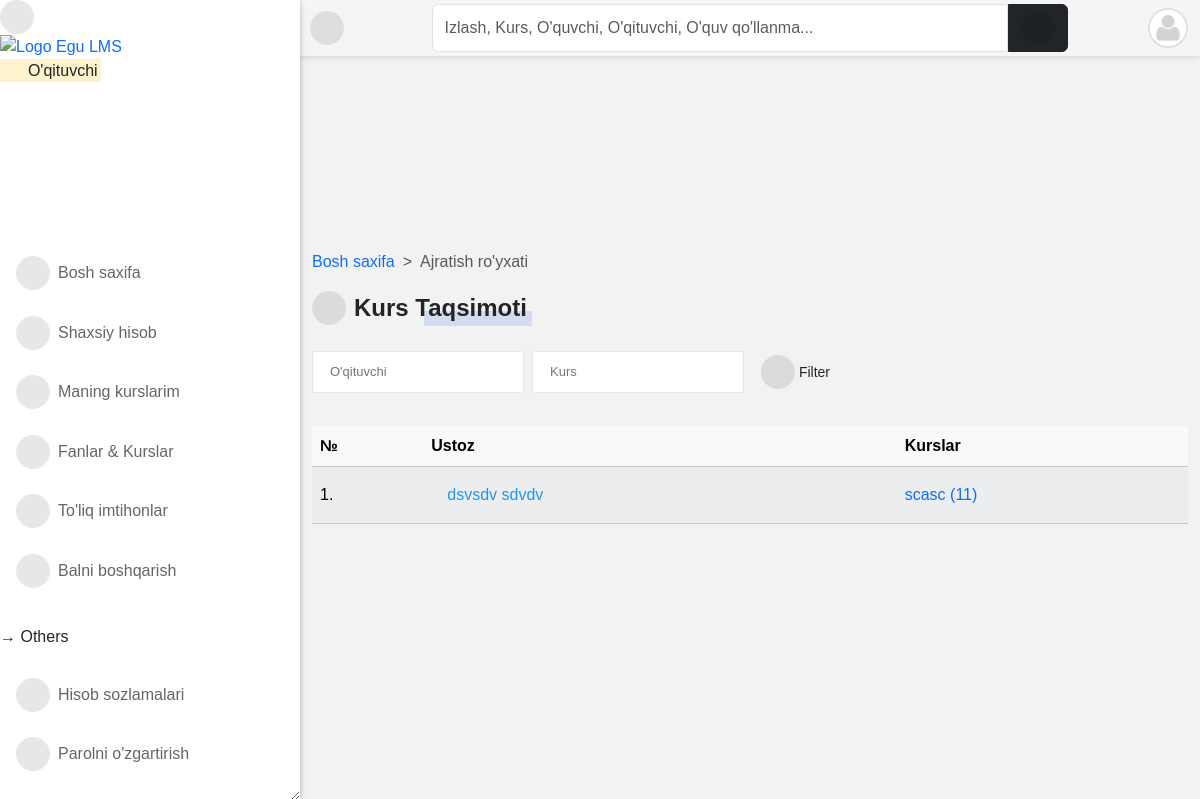
The app's page /programs/course/allocated/ (signed in), older data.
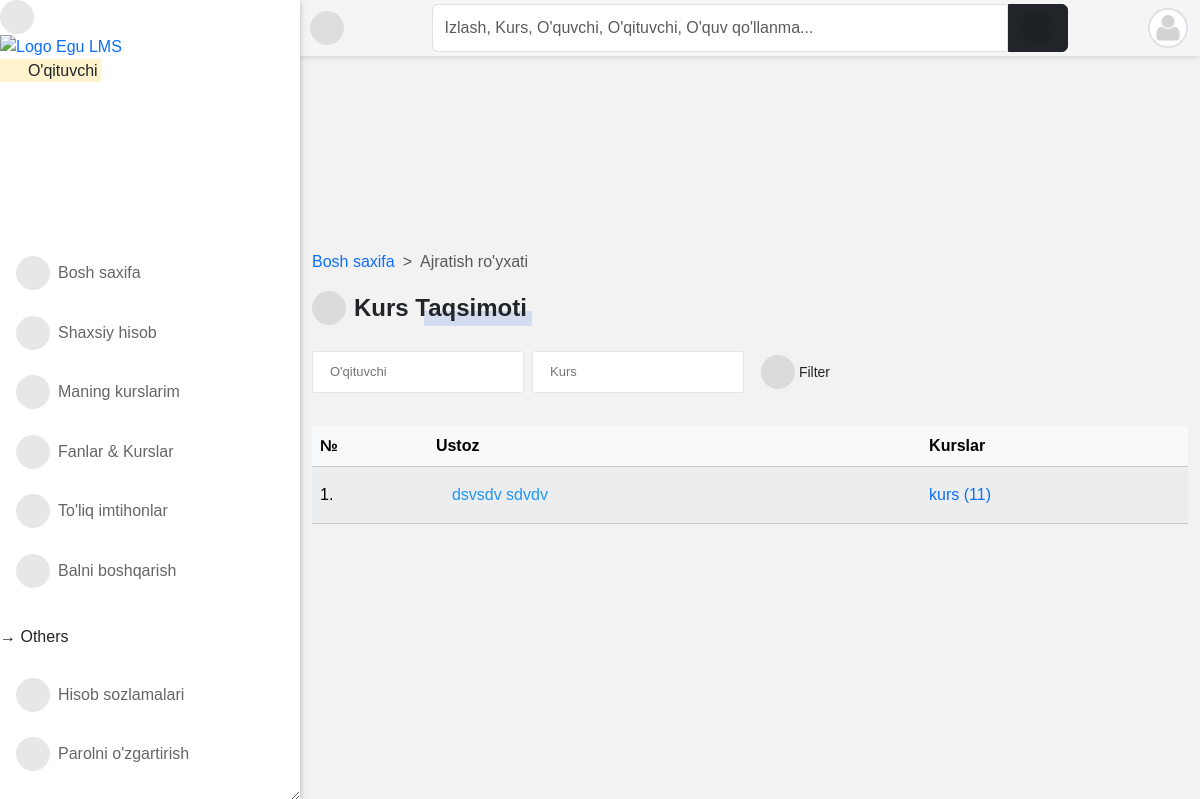
The same page, newer data.
### course/models.py (models this page shows, shortened)
class Course(models.Model):
    slug = models.SlugField(blank=True, unique=True)
    title = models.CharField(max_length=200, null=True)
    code = models.CharField(max_length=200, unique=True, null=True)
    credit = models.IntegerField(null=True, default=0)
    summary = models.TextField(max_length=200, blank=True, null=True)
    program = models.ForeignKey(Program, on_delete=models.CASCADE)
    level = models.CharField(max_length=25, choices=LEVEL, null=True)
    year = models.IntegerField(choices=YEARS, default=0)
    semester = models.CharField(choices=SEMESTER, max_length=200)
    is_elective = models.BooleanField(default=False, blank=True, null=True)
    objects = CourseManager()
    def __str__(self):
        return "{0} ({1})".format(self.title, self.code)
    def get_absolute_url(self):
        return reverse("course_detail", kwargs={"slug": self.slug})

### course/views.py (the view)
@method_decorator([login_required], name="dispatch")
class CourseAllocationFilterView(FilterView):
    filterset_class = CourseAllocationFilter
    template_name = "course/course_allocation_view.html"
    def get_context_data(self, **kwargs):
        context = super().get_context_data(**kwargs)
        context["title"] = "Course Allocations"
        return context

### accounts/models.py (called while the page is built)
    @property
    def get_full_name(self):
        full_name = self.username
        if self.first_name and self.last_name:
            full_name = self.first_name + " " + self.last_name
        return full_name

    @property
    def get_user_role(self):
        if self.is_superuser:
            role = "Boshliq"
        elif self.is_student:
            role = "O'quvchi"
        elif self.is_lecturer:
            role = "O'qituvchi"
        elif self.is_parent:
            role = "Ota-ona"
        return role

    def get_absolute_url(self):
        return reverse("profile_single", kwargs={"id": self.id})

### templates/course/course_allocation_view.html (shortened to what this page needs)
{% extends 'base.html' %}
{% block content %}
<nav style="--bs-breadcrumb-divider: '>';" aria-label="breadcrumb">
    <ol class="breadcrumb">
        <li class="breadcrumb-item"><a href="/">Bosh saxifa</a></li>
        <li class="breadcrumb-item active" aria-current="page">Ajratish ro'yxati</li>
    </ol>
</nav>
<div class="title-1"><i class="fas fa-tasks"></i>Kurs taqsimoti</div>
<br>
<br>
{% include 'snippets/filter_form.html' %}
<div class="table-responsive table-shadow p-0 mt-4">
    <table class="table table-light table-striped">
        <thead>
            <tr>
                <th>№</th>
                <th>Ustoz</th>
                <th>Kurslar</th>
            </tr>
        </thead>
        {% for course in filter.qs %}
        <tbody>
            <tr>
                <td> {{ forloop.counter }}.</td>
                <td><a href="{{ course.lecturer.get_absolute_url }}">{{ course.lecturer.get_full_name }}</a></td>
                <td><div class="flex">{% for i in course.courses.all %}
                        <div class="flex"><a class="edit-btn" href="{{ i.get_absolute_url }}">{{ i }}</a></div>
                    {% endfor %}</div>
                </td>
            </tr>
        {% endfor %}
    </table>
</div>
{% endblock content %}

Row changes from the older to the newer data that the page shows:
changed Course: title+code "scasc (11)" → "kurs (11)"
